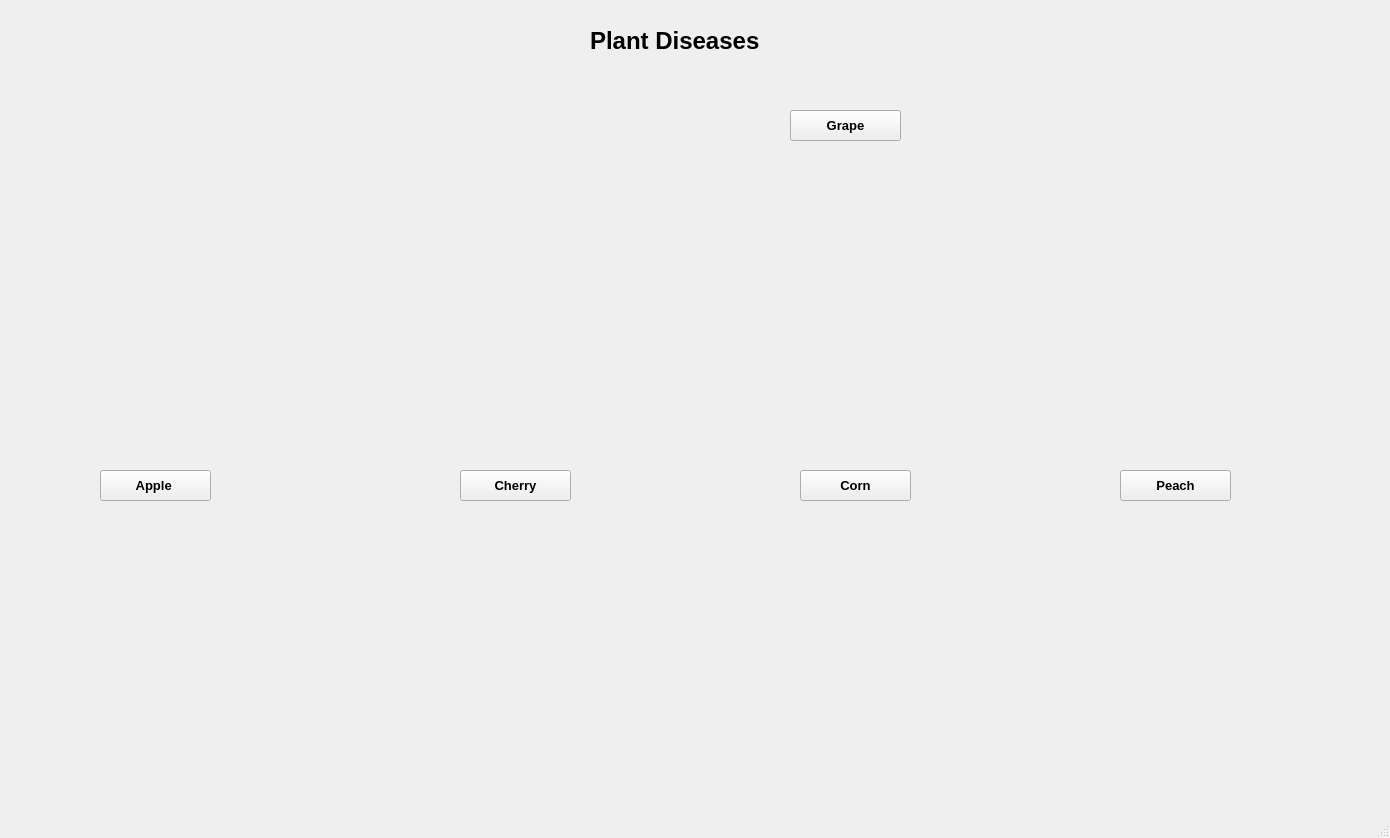
<?xml version="1.0" encoding="UTF-8"?>
<ui version="4.0">
 <class>MainWindow</class>
 <widget class="QMainWindow" name="MainWindow">
  <property name="geometry">
   <rect>
    <x>0</x>
    <y>0</y>
    <width>1390</width>
    <height>838</height>
   </rect>
  </property>
  <property name="windowTitle">
   <string>MainWindow</string>
  </property>
  <widget class="QWidget" name="centralwidget">
   <widget class="QLabel" name="label">
    <property name="geometry">
     <rect>
      <x>30</x>
      <y>10</y>
      <width>601</width>
      <height>411</height>
     </rect>
    </property>
    <property name="text">
     <string/>
    </property>
    <property name="pixmap">
     <pixmap>../../../Downloads/logo.jpg</pixmap>
    </property>
    <property name="scaledContents">
     <bool>true</bool>
    </property>
   </widget>
   <widget class="QLabel" name="label_2">
    <property name="geometry">
     <rect>
      <x>590</x>
      <y>0</y>
      <width>231</width>
      <height>81</height>
     </rect>
    </property>
    <property name="font">
     <font>
      <pointsize>18</pointsize>
      <weight>75</weight>
      <bold>true</bold>
     </font>
    </property>
    <property name="text">
     <string>Plant Diseases</string>
    </property>
   </widget>
   <widget class="QLabel" name="label_3">
    <property name="geometry">
     <rect>
      <x>80</x>
      <y>450</y>
      <width>311</width>
      <height>341</height>
     </rect>
    </property>
    <property name="text">
     <string/>
    </property>
    <property name="pixmap">
     <pixmap>../../../Downloads/APPLE.gif</pixmap>
    </property>
    <property name="scaledContents">
     <bool>true</bool>
    </property>
   </widget>
   <widget class="QPushButton" name="pushButton">
    <property name="geometry">
     <rect>
      <x>100</x>
      <y>470</y>
      <width>111</width>
      <height>31</height>
     </rect>
    </property>
    <property name="font">
     <font>
      <pointsize>10</pointsize>
      <weight>75</weight>
      <bold>true</bold>
     </font>
    </property>
    <property name="text">
     <string>Apple </string>
    </property>
   </widget>
   <widget class="QLabel" name="label_4">
    <property name="geometry">
     <rect>
      <x>450</x>
      <y>450</y>
      <width>291</width>
      <height>331</height>
     </rect>
    </property>
    <property name="text">
     <string/>
    </property>
    <property name="pixmap">
     <pixmap>../../../Downloads/cherry.gif</pixmap>
    </property>
    <property name="scaledContents">
     <bool>true</bool>
    </property>
   </widget>
   <widget class="QPushButton" name="pushButton_2">
    <property name="geometry">
     <rect>
      <x>460</x>
      <y>470</y>
      <width>111</width>
      <height>31</height>
     </rect>
    </property>
    <property name="font">
     <font>
      <pointsize>10</pointsize>
      <weight>75</weight>
      <bold>true</bold>
     </font>
    </property>
    <property name="text">
     <string>Cherry</string>
    </property>
   </widget>
   <widget class="QLabel" name="label_5">
    <property name="geometry">
     <rect>
      <x>780</x>
      <y>450</y>
      <width>301</width>
      <height>321</height>
     </rect>
    </property>
    <property name="text">
     <string/>
    </property>
    <property name="pixmap">
     <pixmap>../../../Downloads/corn.gif</pixmap>
    </property>
    <property name="scaledContents">
     <bool>true</bool>
    </property>
   </widget>
   <widget class="QPushButton" name="pushButton_3">
    <property name="geometry">
     <rect>
      <x>800</x>
      <y>470</y>
      <width>111</width>
      <height>31</height>
     </rect>
    </property>
    <property name="font">
     <font>
      <pointsize>10</pointsize>
      <weight>75</weight>
      <bold>true</bold>
     </font>
    </property>
    <property name="text">
     <string>Corn</string>
    </property>
   </widget>
   <widget class="QLabel" name="label_6">
    <property name="geometry">
     <rect>
      <x>780</x>
      <y>90</y>
      <width>301</width>
      <height>321</height>
     </rect>
    </property>
    <property name="text">
     <string/>
    </property>
    <property name="pixmap">
     <pixmap>../../../Downloads/grape.gif</pixmap>
    </property>
    <property name="scaledContents">
     <bool>true</bool>
    </property>
   </widget>
   <widget class="QPushButton" name="pushButton_4">
    <property name="geometry">
     <rect>
      <x>790</x>
      <y>110</y>
      <width>111</width>
      <height>31</height>
     </rect>
    </property>
    <property name="font">
     <font>
      <pointsize>10</pointsize>
      <weight>75</weight>
      <bold>true</bold>
     </font>
    </property>
    <property name="text">
     <string>Grape</string>
    </property>
   </widget>
   <widget class="QLabel" name="label_7">
    <property name="geometry">
     <rect>
      <x>1100</x>
      <y>450</y>
      <width>301</width>
      <height>321</height>
     </rect>
    </property>
    <property name="text">
     <string/>
    </property>
    <property name="pixmap">
     <pixmap>../../../Downloads/peach.gif</pixmap>
    </property>
    <property name="scaledContents">
     <bool>true</bool>
    </property>
   </widget>
   <widget class="QPushButton" name="pushButton_5">
    <property name="geometry">
     <rect>
      <x>1120</x>
      <y>470</y>
      <width>111</width>
      <height>31</height>
     </rect>
    </property>
    <property name="font">
     <font>
      <pointsize>10</pointsize>
      <weight>75</weight>
      <bold>true</bold>
     </font>
    </property>
    <property name="text">
     <string>Peach</string>
    </property>
   </widget>
  </widget>
  <widget class="QMenuBar" name="menubar">
   <property name="geometry">
    <rect>
     <x>0</x>
     <y>0</y>
     <width>1390</width>
     <height>26</height>
    </rect>
   </property>
  </widget>
  <widget class="QStatusBar" name="statusbar"/>
 </widget>
 <resources/>
 <connections/>
</ui>
